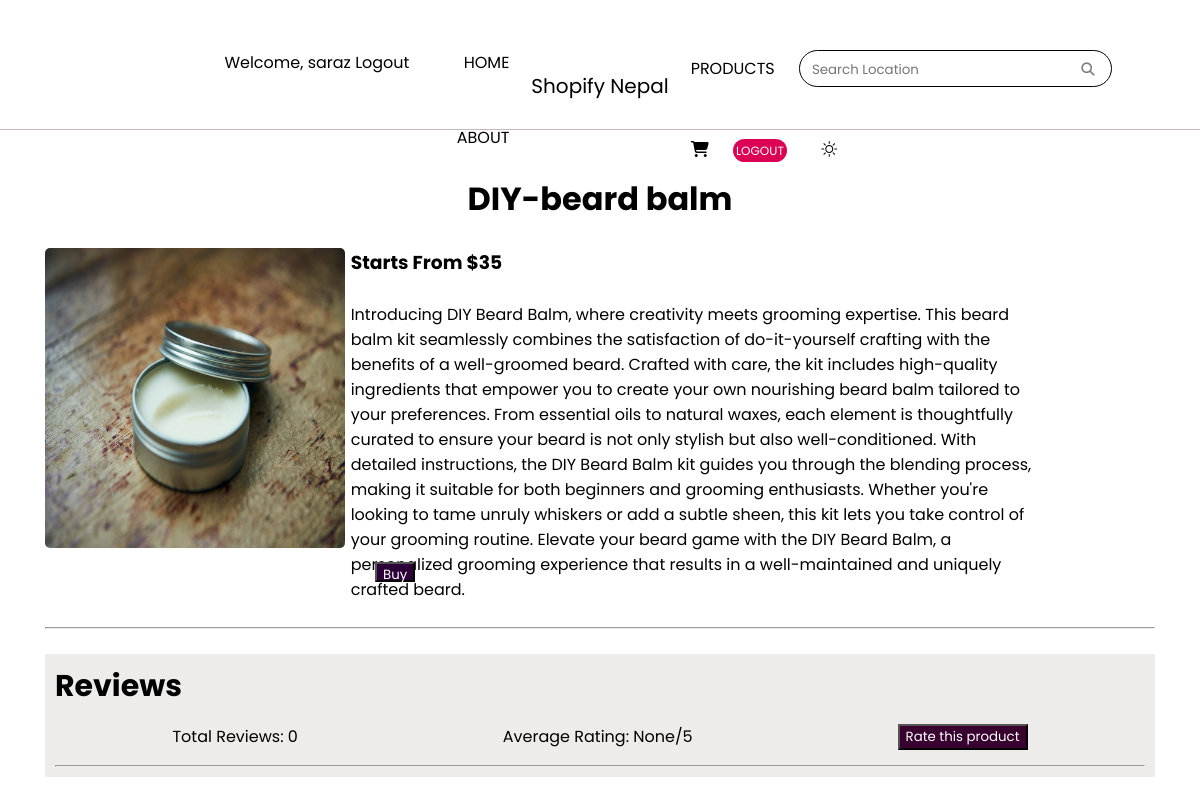
The page /3/destination_details (signed in) on the database its author committed.
### stroll1/models.py (models this page shows)
class Destination(models.Model):
    id = models.AutoField(primary_key=True)
    name = models.CharField(max_length=100)
    description = models.CharField(max_length=1000)
    price = models.FloatField()
    img = models.ImageField(upload_to="pics", null=True)
    def __str__(self):
        return self.name
    @property
    def imageUrl(self):
        try:
            url = self.img.url
        except:
            url = ''
        return url

### stroll1/views.py (the view)
# urls.py: path("<dest_id>/destination_details", views.destination_details, name="destination_details"),
def destination_details(request, dest_id):
    if Destination.objects.filter(id=dest_id).exists():
        destination = Destination.objects.get(id=dest_id)
        reviews = Rating.objects.filter(destination=destination)
        avg_reviews = reviews.aggregate(Avg('rating'))
        reviews_count = reviews.count()
    user = request.user
    print(user, destination)
    count=0
    context = {'destination': destination, 'reviews_count': reviews_count, 'avg_reviews': avg_reviews, 'reviews':reviews, 'count': count}
    return render(request, 'destination_details.html', context)

### Templates/destination_details.html (shortened to what this page needs)
{% extends 'base.html'%} {% load static %} {% static "images" as baseUrl %}
    {% block content %}
    <div class="first">
        <h1 style="text-align: center;">{{destination.name}}</h1><br>
        <div class="dest-full-detail" style="position:relative">
            <div class="ig dest">
                <img class="blog-img" src="{{destination.imageUrl}}" alt="" width="300" height="300" style="border-radius: 5px;">
            </div>
            <div style="width: 60px;"></div>
            <div>
                <h3><b>Starts From  $35</b></h3>
            <br>
            <p>{{destination.description}}</p>
            </div>
            <a href="{% url 'payment' destination.id %}"><button class="buy-button" style = "height:20px; background: #2c0037;position:absolute; bottom:20px; left:330px;color:white;">Buy</button></a>
        </div>
        <br>
        <hr>
        <br>
        <div style="background: rgb(238, 235, 235); padding: 10px;">
            <h2 style="font-size: 30px;">Reviews</h2>
        <div class="rev-block">
            <div class="reviews_count">
                Total Reviews: {{reviews_count}}
            </div>
            <div class="averge">
                Average Rating: {{avg_reviews.rating__avg}}/5
            </div>
            {% if count == 0 %}
                <button class="rate-btn"><a href="{%url 'rating' destination.id%}">Rate this product</a></button>
            {% endif %}
        </div>
        <hr>
        </div>
    {% endblock %}

### Templates/nav.html (shortened to what this page needs)
{% load static %}
<link rel="stylesheet" href="{% static 'css/style.css' %}">
<link rel="stylesheet" href="{% static 'css/stroll-media.css' %}">
<link rel="stylesheet" href="https://cdn.jsdelivr.net/npm/bootstrap-icons@1.10.5/font/bootstrap-icons.css">
<head>
    <header class="header">
        <nav class="leftnav" aria-label="naviation list with home, about and destination">
            <ul id="left-section" style="list-style: none;">
                 {% if request.user.is_authenticated%}
                <span style="margin-left:50px;">Welcome, {{request.user}}</span>
                <span><a href="{% url 'logout'%}">Logout</a></span>
                {% endif %}
                 <li><a href="{% url 'home' %}">HOME</a></li>
                <li><a href="#">ABOUT</a></li>
             </ul>
        </nav>
        <div class="logoimg" style=" display:flex; align-items:center; justify-content:center;">
         <p style="margin-top: 10px; font-size:20px">Shopify Nepal</p>
        </div>
        <nav class="rightnav" aria-label="naviation bar with products, a search bar, cart and user authentication">
            <ul id="right-section" style="list-style: none;">
                <li><a href="{% url 'products' %}">PRODUCTS</a></li>
                <li>
                    <div class="form" aria-label="search a location here by entering a text">
                        <form method="get" action="/search">
                        <input class="dabba" type="search" placeholder="Search Location" name="query" id="query" required>
                        <button aria-label = "search-button" class="search" type="submit"><i class="fa-solid fa-magnifying-glass glass"></i></button>
                        </form>
                    </div>
                </li>
                <li>
                    <div class="from-inline my-2 my-lg-0 cart">
                        <a href="{% url 'cart' %}">
                            <i class="fa-solid fa-cart-shopping"></i>
                        </a>
                    </div>
                </li>
                {% if request.user.is_authenticated%}
                <li><a href="{% url 'logout' %}" class="logout">LOGOUT</a></li>
                {% else %}
                <li><a href="{% url 'login' %}" class="login">LOGIN</a></li>
                <li><a href="{% url 'register' %}" class="signup">SIGN UP</a></li>
                {% endif %}
                <li>
                    <span onclick="change_icon()" id="dark" ><i class="bi bi-brightness-high on" id="light"></i></span>
                </li>
             </ul>
        </nav>
    </header>

### static/css/style.css (style rules this page uses)
* { margin: 0; box-sizing: border-box; font-family: 'Poppins', sans-serif; scroll-behavior: smooth; }
body { overflow-x: hidden; }
a { text-decoration: none; }
.search { border-style: none; background-color: white; }
.glass { color: gray !important; }
.first { padding: 45px; }
.ig { display: flex; justify-content: center; }
.on { margin: 0 10px; color: black !important; }
.header { padding-left: 4%; padding-right: 4%; display: grid; grid-template-columns: repeat(2, 1fr) 0.7fr repeat(2, 1fr); grid-template-rows: repeat(5, 1fr); grid-column-gap: 12px; grid-row-gap: 0px; height: 130px; border-bottom: 0.5px solid rgb(202, 185, 185); }
.leftnav { grid-area: 1 / 1 / 2 / 3; text-align: right; }
.leftnav ul li { display: inline-block; margin-left: 50px; margin-top: 50px; }
.rightnav ul li { display: inline-block; margin-top: 50px; margin-right: 20px; }
.rightnav ul { margin-left: -40px; }
.logoimg { grid-area: 1 / 3 / 2 / 4; text-align: center; }
.rightnav { grid-area: 1 / 4 / 2 / 6; }
.rightnav .form { padding: 5px 10px 5px 10px; border-radius: 30px; border: 1px solid black; }
.rightnav .form input { border: 0px; }
.header a { color: black; }
.rightnav .cart { position: relative; }
.logout { background: #db0054; padding: 3px; font: bold; font-size: 12px; border-radius: 30px; }
.rightnav .logout { color: white; }
.dest-full-detail { display: flex; justify-content: center; width: 90%; }
.rev-block { padding: 15px; display: flex; justify-content: space-around }
.rev-block div { margin-left 40px; }
.rev-block a { color: white; }
.rate-btn { background-color: #37002f; color: white; }

### rows shown on the page
Destination: name "DIY-beard balm", imageUrl (picture), description "Introducing DIY Beard Balm, where creativity meets grooming expertise. This beard balm kit seamlessly combines the satisfaction of do-it-yourself crafting with the benefits of a well-groomed beard. Crafted with care, the kit includes high-quality ingredients that empower you to create your own nourishing beard balm tailored to your preferences. From essential oils to natural waxes, each element is thoughtfully curated to ensure your beard is not only stylish but also well-conditioned. With detailed instructions, the DIY Beard Balm kit guides you through the blending process, making it suitable for both beginners and grooming enthusiasts. Whether you're looking to tame unruly whiskers or add…"

### other values the page prints
{{ request.user }} "saraz"
{{ reviews_count }} "0"
{{ avg_reviews.rating__avg }} "None"
